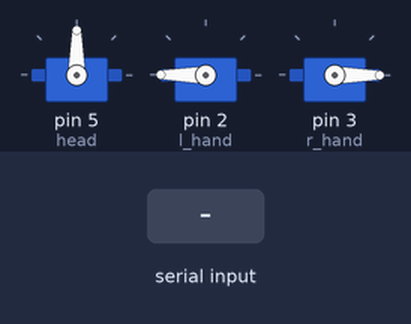
A sketch run on a simulated Arduino Uno, built with avr-gcc and run on an emulated ATmega328P. Parts: 3 × servo. Inputs (shaded band) come from the test bench.

Above: at 1.2 s.
1.3 s: "h" received over Serial
At 1.76 s:
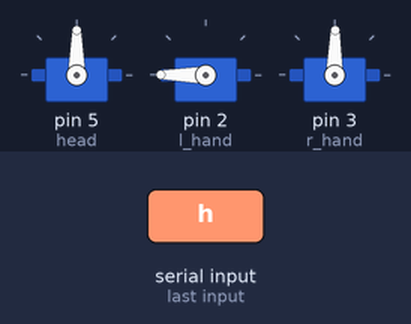
4.3 s: "l" received over Serial
At 5.1 s:
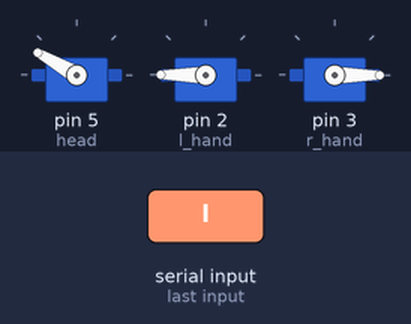
6.8 s: "r" received over Serial
At 7.1 s:
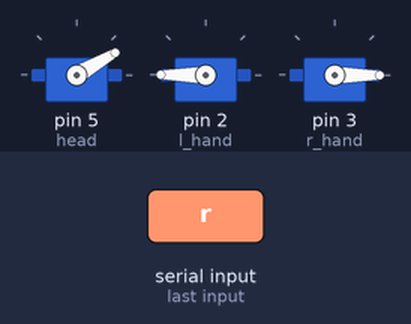
9.3 s: "u" received over Serial
At 10.7 s:
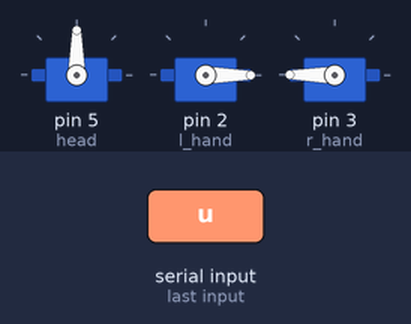
12.3 s: "f" received over Serial
At 15.1 s:
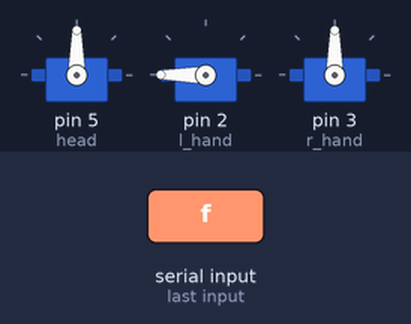
15.3 s: "n" received over Serial
At 18.1 s:
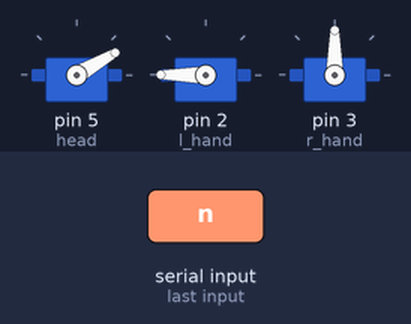
Timing chart, 0 to 21.2 s (numbered marks = the images above; inputs shaded):
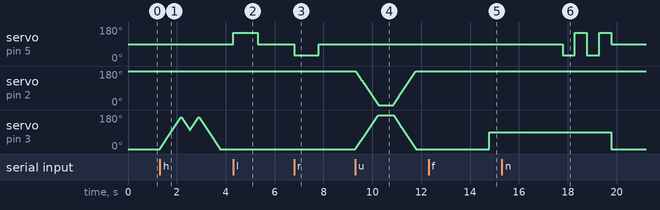

The sketch:

steveMover.ino
```cpp
#include<Servo.h>

Servo head;
Servo l_hand;
Servo r_hand;

// received data
byte val = "";

void setup() {
  // put your setup code here, to run once:
  head.attach(5);
  l_hand.attach(2);
  r_hand.attach(3);

  Serial.begin(9600); // for communicating via serial port with Python
}

void standby(){
  // all motors to these positions
  head.write(90);
  int r_pos = 0;
  int l_pos = 180;

  l_hand.write(l_pos);
  r_hand.write(r_pos);
}

void look_left(){
  // rotate hed to left
  head.write(150);
}

void look_right(){
  head.write(30);
}

void no(){
  int i = 0;
  for (i = 0; i < 2; i++){
    head.write(30);
    delay(500);
    head.write(150);
    delay(500);
  }
}

void hands_up(){
  // do this on every command (nothing much just move hands a bit)

  //head.write(150);
  //delay(300);
  //head.write(90);

  int i = 0;
  for(i=0; i<= 180; i++){
    int r_pos = i;
    int l_pos = map(r_pos, 0, 180, 180, 0);

    l_hand.write(l_pos);
    r_hand.write(r_pos);
    delay(5);
  }

  delay(600);

  for(i=180; i>= 0; i--){
    int r_pos = i;
    int l_pos = map(r_pos, 0, 180, 180, 0);

    l_hand.write(l_pos);
    r_hand.write(r_pos);
    delay(5);
  }

}

void hi(){

  int i = 0;
  for(i=0; i<= 170; i++){
    r_hand.write(i);
    delay(5);
  }

  for(i=170; i>= 100; i--){
    r_hand.write(i);
    delay(5);
  }

  for(i=100; i<= 170; i++){
    r_hand.write(i);
    delay(5);
  }

  for(i=170; i>= 0; i--){
    r_hand.write(i);
    delay(5);
  }

  standby();
}

void mine(){
  // make right upper-cut
  int i = 0;
  for(i=0; i<= 170; i++){
    int r_pos = i;

    r_hand.write(r_pos);
    delay(5);
  }

  for(int count=0; count<=10; count++){
    int i = 0;
    for(i=170; i>= 60; i--){
      r_hand.write(i);
      delay(1);
      }

    for(i=60; i<= 170; i++){
      r_hand.write(i);
      delay(1);
      }
    }
   standby();
   delay(100);
}

void hand_front(){
  r_hand.write(90);
}

void bailar(){
  for (int i = 0; i < 3; i++){
    l_hand.write(180);
    r_hand.write(170);
    delay(500);
    r_hand.write(0);
    l_hand.write(30);
    delay(500);
  }
}

void loop() {
  standby();
  // put your main code here, to run repeatedly:
  while(Serial.available() > 0)  //look for serial data available or not
  {
    val = Serial.read();        //read the serial value
    if(val == 'l')
    {
      standby();
      look_left();
      delay(1000);
    }
    if(val == 'r')
    {
      standby();
      look_right();
      delay(1000);
    }
    if(val == 'h'){
      // do hi
      hi();
    }
    if(val == 'u'){
      hands_up();
      delay(3000);
    }
    if(val == 'U')
    {
      // uppercut
      mine();
      delay(2000);
    }
    if (val == 'n'){
      no();
    }
    if(val == 'f'){
      hand_front();
      delay(3000);
    }
    if(val == 'b'){
      bailar();
    }
  }
}
```

Measured:
- after the input at 4.3 s, servo on pin 5 (head): 90° → 150° at once, → 90° 1.0 s later
- after the input at 6.8 s, servo on pin 5 (head): 90° → 30° at once, → 90° 1.0 s later
- after the input at 9.3 s, servo on pin 3 (r_hand): rises from 0° to 180° in 0.94 s, then falls to 0° in 1.5 s
- after the input at 12.3 s, servo on pin 3 (r_hand): 0° → 90° after 2.5 s
- after the input at 15.3 s, servo on pin 5 (head): 90° → 30° after 2.5 s, → 150° 0.50 s later, → 30° 0.50 s later, → 150° 0.50 s later, … (5 changes in this stretch); servo on pin 3 (r_hand): 90° → 0° after 4.5 s instead of 2.5 s
